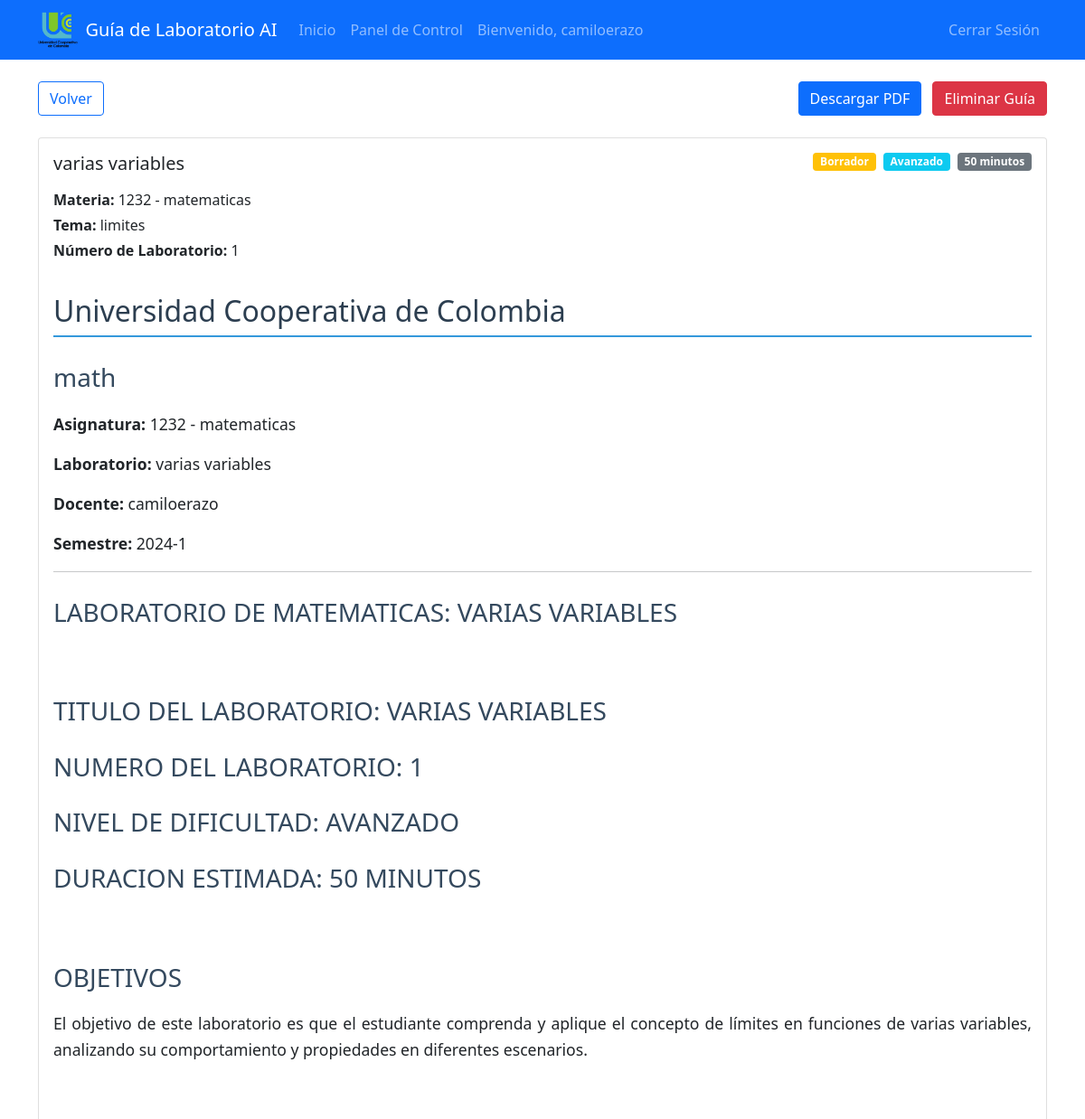
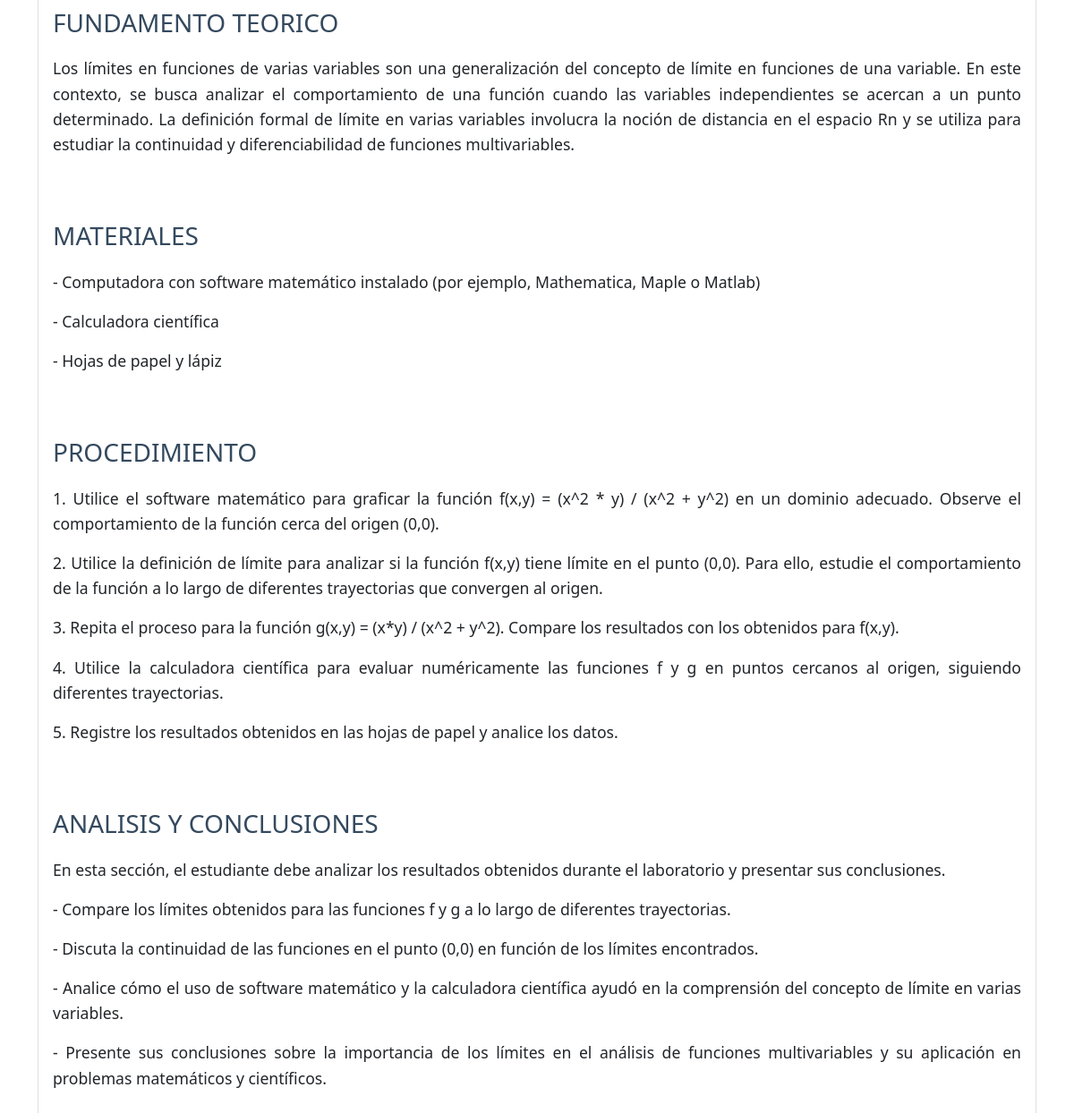
Page /lab_guide/1 (signed in) on the committed database (2 pictures, top to bottom).
### models.py (models this page shows, shortened)
class User(db.Model, UserMixin):
    __tablename__ = 'users'
    id = db.Column(db.Integer, primary_key=True)
    username = db.Column(db.String(20), unique=True, nullable=False)
    email = db.Column(db.String(120), unique=True, nullable=False)
    password_hash = db.Column(db.String(128), nullable=False)
    created_at = db.Column(db.DateTime, nullable=False, default=datetime.utcnow)
    user_type = db.Column(db.String(50))  # Used for polymorphic behavior
    __mapper_args__ = {
        'polymorphic_identity': 'user',
        'polymorphic_on': user_type
    }

class LabGuide(db.Model):
    __tablename__ = 'lab_guides'
    id = db.Column(db.Integer, primary_key=True)
    title = db.Column(db.String(200), nullable=False)
    content = db.Column(db.Text, nullable=False)  # Using Text for large content
    lab_number = db.Column(db.Integer, nullable=False)
    created_at = db.Column(db.DateTime, nullable=False, default=datetime.utcnow)
    updated_at = db.Column(db.DateTime, nullable=False, default=datetime.utcnow, onupdate=datetime.utcnow)
    subject_id = db.Column(db.Integer, db.ForeignKey('subjects.id'), nullable=False)
    weekly_topic_id = db.Column(db.Integer, db.ForeignKey('weekly_topics.id'), nullable=False)
    created_by_id = db.Column(db.Integer, db.ForeignKey('professors.id'), nullable=False)
    status = db.Column(db.String(20), nullable=False, default='draft')  # draft, published, archived
    difficulty_level = db.Column(db.String(20), nullable=False, default='intermediate')  # beginner, intermediate, advanced
    estimated_duration = db.Column(db.Integer, nullable=True)  # in minutes
    created_by = db.relationship('Professor', backref=db.backref('created_lab_guides', lazy='dynamic'))
    weekly_topic = db.relationship('WeeklyTopic', backref=db.backref('lab_guides', lazy='dynamic'))
    laboratory_id = db.Column(db.Integer, db.ForeignKey('laboratories.id'), nullable=True)

class Subject(db.Model):
    __tablename__ = 'subjects'
    id = db.Column(db.Integer, primary_key=True)
    code = db.Column(db.String(10), unique=True, nullable=False)
    name = db.Column(db.String(100), nullable=False)
    credits = db.Column(db.Integer, nullable=False)
    description = db.Column(db.Text, nullable=True)
    degrees = db.relationship('Degree',
                            secondary=degree_subject,
                            backref=db.backref('subjects', lazy='dynamic'),
                            lazy='dynamic')
    lab_guides = db.relationship('LabGuide', backref='subject', lazy='dynamic')
    weekly_topics = db.relationship('WeeklyTopic', backref='subject', lazy='dynamic', cascade='all, delete-orphan')

class WeeklyTopic(db.Model):
    __tablename__ = 'weekly_topics'
    id = db.Column(db.Integer, primary_key=True)
    week_number = db.Column(db.Integer, nullable=False)
    title = db.Column(db.String(200), nullable=False)
    description = db.Column(db.Text, nullable=True)
    subject_id = db.Column(db.Integer, db.ForeignKey('subjects.id'), nullable=False)

### app.py (the view)
@app.route('/lab_guide/<int:guide_id>')
@login_required
def view_lab_guide(guide_id):
    lab_guide = LabGuide.query.get_or_404(guide_id)
    if not (current_user.user_type == 'professor' and lab_guide.subject in current_user.subjects):
        flash('No tienes permiso para ver esta guía de laboratorio.', 'error')
        return redirect(url_for('dashboard'))
    return render_template('view_lab_guide.html', lab_guide=lab_guide)

### app.py (called while the page is built)
@login_manager.user_loader
def load_user(user_id):
    return User.query.get(int(user_id))

### templates/view_lab_guide.html (shortened to what this page needs)
{% extends "base.html" %}
{% block content %}
<div class="container mt-4">
    <div class="row mb-4">
        <div class="col">
            <a href="{{ url_for('dashboard') }}" class="btn btn-outline-primary">
                 Volver
            </a>
            {% if current_user.user_type == 'professor' and lab_guide.subject in current_user.subjects %}
            <div class="float-end">
                <a href="{{ url_for('download_lab_guide_pdf', guide_id=lab_guide.id) }}" class="btn btn-primary me-2">
                     Descargar PDF
                </a>
                <button type="button" class="btn btn-danger" data-bs-toggle="modal" data-bs-target="#deleteModal">
                     Eliminar Guía
                </button>
            </div>
            {% endif %}
        </div>
    </div>
    <div class="card">
        <div class="card-body">
            <div class="row mb-4">
                <div class="col-md-6">
                    <h5 class="card-title mb-3">{{ lab_guide.title }}</h5>
                    <p class="mb-1">
                        <strong>Materia:</strong> {{ lab_guide.subject.code }} - {{ lab_guide.subject.name }}
                    </p>
                    <p class="mb-1">
                        <strong>Tema:</strong> {{ lab_guide.weekly_topic.title }}
                    </p>
                    <p class="mb-1">
                        <strong>Número de Laboratorio:</strong> {{ lab_guide.lab_number }}
                    </p>
                </div>
                <div class="col-md-6">
                    <div class="d-flex justify-content-end">
                        <span class="badge {% if lab_guide.status == 'published' %}bg-success{% else %}bg-warning{% endif %} me-2">
                            {{ 'Publicado' if lab_guide.status == 'published' else 'Borrador' }}
                        </span>
                        <span class="badge bg-info me-2">
                            {% if lab_guide.difficulty_level == 'beginner' %}
                                Principiante
                            {% elif lab_guide.difficulty_level == 'intermediate' %}
                                Intermedio
                            {% else %}
                                Avanzado
                            {% endif %}
                        </span>
                        {% if lab_guide.estimated_duration %}
                            <span class="badge bg-secondary">
                                {{ lab_guide.estimated_duration }} minutos
                            </span>
                        {% endif %}
                    </div>
                </div>
            </div>
            <div class="lab-guide-content">
                {{ lab_guide.content|safe }}
            </div>
        </div>
    </div>
</div>
{% endblock %}

### templates/base.html (shortened to what this page needs)
<!DOCTYPE html>
<html lang="en">
<head>
    <link href="https://cdn.jsdelivr.net/npm/bootstrap@5.1.3/dist/css/bootstrap.min.css" rel="stylesheet">
</head>
<body>
    <nav class="navbar navbar-expand-lg navbar-dark bg-primary">
        <div class="container">
            <a class="navbar-brand d-flex align-items-center" href="{{ url_for('home') }}">
                <img src="{{ url_for('static', filename='images/logou.png') }}" alt="University Logo" height="40" class="me-2">
                Guía de Laboratorio AI
            </a>
            <div class="collapse navbar-collapse" id="navbarNav">
                <ul class="navbar-nav me-auto">
                    <li class="nav-item">
                        <a class="nav-link" href="{{ url_for('home') }}">Inicio</a>
                    </li>
                    {% if current_user.is_authenticated %}
                        <li class="nav-item">
                            <a class="nav-link" href="{{ url_for('dashboard') }}">Panel de Control</a>
                        </li>
                        <li class="nav-item">
                            <span class="nav-link">Bienvenido, {{ current_user.username }}</span>
                        </li>
                    {% endif %}
                </ul>
                <ul class="navbar-nav">
                    {% if current_user.is_authenticated %}
                        <li class="nav-item">
                            <a class="nav-link" href="{{ url_for('logout') }}">Cerrar Sesión</a>
                        </li>
                    {% endif %}
                </ul>
            </div>
        </div>
    </nav>
    {% block content %}{% endblock %}
</body>
</html>

### templates/view_lab_guide.html (style rules this page uses)
.lab-guide-content { font-size: 1.1rem; line-height: 1.6; }
.lab-guide-content h1 { font-size: 2rem; color: #2c3e50; margin-top: 2rem; margin-bottom: 1.5rem; border-bottom: 2px solid #3498db; padding-bottom: 0.5rem; }
.lab-guide-content h2 { font-size: 1.75rem; color: #34495e; margin-top: 1.75rem; margin-bottom: 1.25rem; }
.lab-guide-content p { margin-bottom: 1rem; text-align: justify; }

### rows in the picture
User: username "camiloerazo"
LabGuide: title "varias variables", lab_number "1", status "Borrador", estimated_duration "50", content "Universidad Cooperativa de Colombia math Asignatura: 1232 - matematicas Laboratorio: varias variables Docente: camiloerazo Semestre: 2024-1 LABORATORIO DE MATEMATICAS: VARIAS VARIABLES TITULO DEL LABORATORIO: VARIAS VARIABLES NUMERO DEL LABORATORIO: 1 NIVEL DE DIFICULTAD: AVANZADO DURACION ESTIMADA: 50 MINUTOS OBJETIVOS El objetivo de este laboratorio es que el estudiante comprenda y aplique el concepto de límites en funciones de varias variables, analizando su comportamiento y propiedades en diferentes escenarios. FUNDAMENTO TEORICO Los límites en funciones de varias variables son una generalización del concepto de límite en funciones de una variable. En este contexto, se busca analizar el…"
Subject: subject.code "1232", subject.name "matematicas"
WeeklyTopic: weekly_topic "limites"
